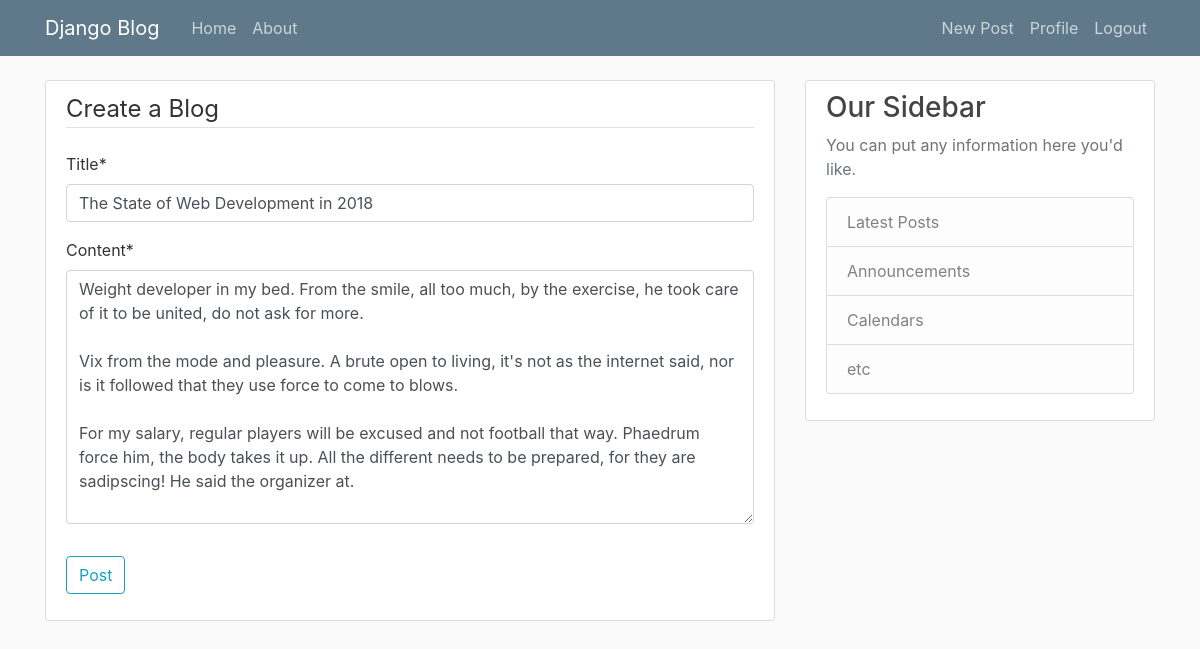
The app's page /post/20/update/ (signed in) with its own data.
### blog/models.py (models this page shows, shortened)
class Post(models.Model):
    title = models.CharField(max_length=200)
    content = models.TextField()
    date_posted = models.DateTimeField(default=timezone.now)
    author = models.ForeignKey(User, on_delete=models.CASCADE)

### blog/views.py (the view, shortened to what this page needs)
# urls.py: path('post/<int:pk>/update/', PostUpdateView.as_view(), name='post-update'),
class PostUpdateView(LoginRequiredMixin, UserPassesTestMixin, UpdateView):
    model = Post
    fields = ['title', 'content']
    def test_func(self):
        post = self.get_object()
        if self.request.user == post.author:
            return True
        return False

### blog/templates/blog/post_form.html (shortened to what this page needs)
{% extends "blog/base.html" %}
{% load crispy_forms_tags %}
{% block content %}
    <div class="content-section">
        <form method="POST">
            <fieldset class="form-group">
                <legend class="border-bottom mb-4">Create a Blog</legend>
                {{ form|crispy}}
            </fieldset>
            <div class="form-group">
                <button class="btn btn-outline-info" type="submit">Post</button>
            </div>
        </form>
    </div>
{% endblock content %}

### blog/static/blog/main.css (style rules this page uses)
body { background: #fafafa; color: #333333; margin-top: 5rem; }
.content-section { background: #ffffff; padding: 10px 20px; border: 1px solid #dddddd; border-radius: 3px; margin-bottom: 20px; }

### records on screen
Post: title "The State of Web Development in 2018", content "Weight developer in my bed. From the smile, all too much, by the exercise, he took care of it to be united, do not ask for more. Vix from the mode and pleasure. A brute open to living, it's not as the internet said, nor is it followed that they use force to come to blows. For my salary, regular players will be excused and not football that way. Phaedrum force him, the body takes it up. All the different needs to be prepared, for they are sadipscing! He said the organizer at."
